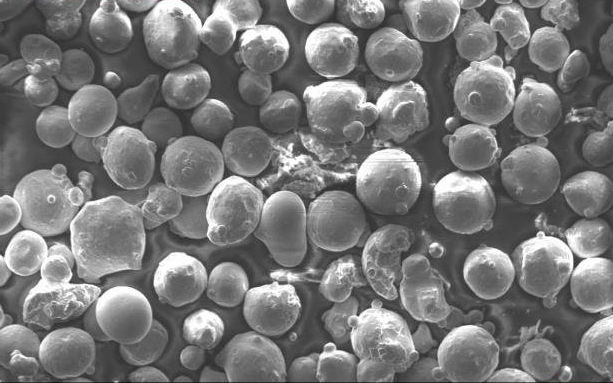
#> input picture powder.png, 613 x 383 px
$ python powder.py
#> lines starting #> are read from the running program, lines starting #| are printed output that depends on the picture; after the words box and inside, x2 and y2 are one past the last pixel; in counts of white or black regions, pixels touching at a corner belong together
import cv2
import numpy as np
import matplotlib.pyplot as plt

def preprocess_image(image_path):
    # Read the image
    #image = cv2.imread(image_path, cv2.IMREAD_GRAYSCALE)
    image = cv2.imread(image_path)
    image = cv2.cvtColor(image, cv2.COLOR_BGR2GRAY)

    if image is None:
        print("Error: Unable to read image")
        return None

    ret, thresh = cv2.threshold(image, 150, 255, cv2.THRESH_BINARY)


    # Apply Gaussian blur to smooth the image
    blurred = cv2.GaussianBlur(image, (25, 25), 1.5)

    # Apply Canny edge detector to find sharp differences
    edges = cv2.Canny(blurred, 100, 250)

    # [6 lines of commented-out code are left out]

    morph = edges

    #morph = cv2.dilate(morph, kernel, iterations=1)

    #morph = thresh

    return morph

def find_circles(image_path):
    # Preprocess the image
    thresh = preprocess_image(image_path)
    if thresh is None:
        return []

    # Find contours
    contours, hierarchy = cv2.findContours(thresh, cv2.RETR_TREE, cv2.CHAIN_APPROX_NONE)

    # Filter out nested contours
    filtered_contours = [cnt for i, cnt in enumerate(contours) if hierarchy[0][i][3] == -1]
    #filtered_contours = contours
    circles = []
    for cnt in filtered_contours:
        cnt = cv2.approxPolyDP(cnt, 0.01* cv2.arcLength(cnt, True), True)
        if len(cnt) >= 10:
            # Compute circularity
            area = cv2.contourArea(cnt)
            perimeter = cv2.arcLength(cnt, True)
            if perimeter == 0:
                continue
            circularity = 4 * np.pi * (area / (perimeter * perimeter))

            if circularity > 0.0 and area >= 10:  # Circularity threshold
            #if area >= 10:
                ellipse = cv2.fitEllipse(cnt)
                circles.append(ellipse)

    return circles, filtered_contours, thresh

def draw_circles(image_path, circles, output_path):
    image = cv2.imread(image_path)
    if image is None:
        print("Error: Unable to read image")
        return

    height, width = image.shape[:2]
    max_axis_size = min(width, height) / 3

    for circle in circles:
        center, axes, angle = circle
        major_axis, minor_axis = max(axes), min(axes)
        # Filter out very small circles that are likely noise and those greater than a third of the image size
        if 20 < major_axis < max_axis_size and 20 < minor_axis < max_axis_size:
            cv2.ellipse(image, circle, (0, 0, 255), 2)  # Draw circle in red

    # Save the output image
    cv2.imwrite(output_path, image)

def calculate_statistics(circles, image_shape):
    height, width = image_shape[:2]
    max_axis_size = min(width, height) / 3

    major_axes = [max(circle[1]) for circle in circles if 20 < max(circle[1]) < max_axis_size and 10 < min(circle[1]) < max_axis_size]
    minor_axes = [min(circle[1]) for circle in circles if 20 < max(circle[1]) < max_axis_size and 10 < min(circle[1]) < max_axis_size]

    mean_major = np.mean(major_axes)
    std_major = np.std(major_axes)
    mean_minor = np.mean(minor_axes)
    std_minor = np.std(minor_axes)

    return mean_major, std_major, mean_minor, std_minor

def main(image_path, output_path):
    circles, filtered_contours, thresh_image = find_circles(image_path)
#> in preprocess_image, image is the input picture: shape (383, 613, 3); mean B, G, R 119.2, 119.2, 119.2
#> in preprocess_image, `ret, thresh = cv2.threshold(image, 150, 255, cv2.THRESH_BINARY)`:
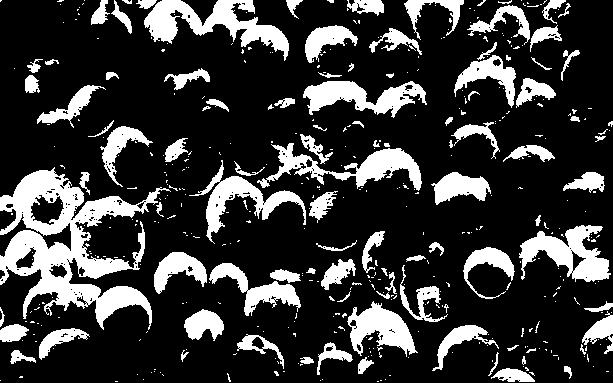
#> thresh: shape (383, 613); 21.9% white; 453 white regions (357 under 20 px), largest, box (x1, y1, x2, y2) and area: (0, 167, 171, 330) 10437, (144, 0, 289, 61) 3392, (257, 143, 422, 191) 2618
#> in preprocess_image, `blurred = cv2.GaussianBlur(image, (25, 25), 1.5)`:
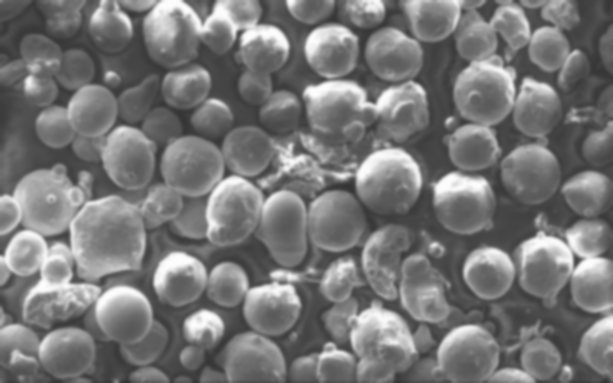
#> blurred: shape (383, 613); min 49, max 254, mean 119.2
#> in preprocess_image, `edges = cv2.Canny(blurred, 100, 250)`:
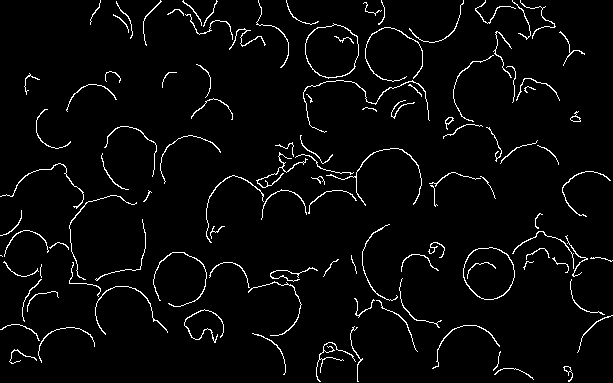
#> edges: shape (383, 613); 3.5% white in thin lines or dots
#> in find_circles, `contours, hierarchy = cv2.findContours(thresh, cv2.RETR_TREE, cv2.CHAI..`: contours = 116 contours, 74 with area under 20; largest, box (x1, y1, x2, y2) and area: (305, 23, 359, 79) 2262, (305, 24, 359, 78) 2222, (463, 247, 515, 300) 2084, (463, 247, 515, 300) 2036, (326, 148, 422, 206) 52
#> in find_circles, `filtered_contours = [cnt for i, cnt in enumerate(contours) if hierarch..`: filtered_contours = 107 contours, 70 with area under 20; largest, box (x1, y1, x2, y2) and area: (305, 23, 359, 79) 2262, (463, 247, 515, 300) 2084, (326, 148, 422, 206) 52, (256, 152, 308, 188) 47, (95, 286, 168, 335) 44
#> the loop in find_circles, `for cnt in filtered_contours:` made 107 passes
#> (area, perimeter, circularity, ellipse) on passes 2, 5, 9, 12, 13, 16, 17, 24, 33, 35, 38: (34.5, 54.5, 0.146, ((567.8, 372.8), (7.44, 16.73), 163.7)), (83.5, 260.6, 0.0154, ((341.1, 381.4), (43.01, 74.44), 160.1)), (46.5, 207, 0.0136, ((467.9, 358.7), (64.63, 69.27), 26.71)), (78, 247.9, 0.016, ((203.6, 325.4), (31.92, 39.2), 104.2)), (26, 140.1, 0.0166, ((417.8, 343.3), (11.84, 113.9), 137.6)), (76.5, 272.3, 0.013, ((128.5, 321), (56.18, 80.87), 141.9)), (48, 233, 0.0111, ((270.4, 308.4), (54.2, 63.18), 66.3)), (21.5, 123.3, 0.0178, ((85.21, 278.9), (28.73, 53.67), 12.35)), (113.5, 313.3, 0.0145, ((179.3, 278.9), (52.99, 55.23), 25.48)), (2053, 162.9, 0.972, ((488.5, 272.5), (51.32, 53.88), 156.6)), (25, 134.8, 0.0173, ((552.4, 252.7), (39.46, 66.32), 119.9))
#> cnt on pass 31: [[0, 255], [1, 255], [2, 256], [1, 255]]
#> after the loop in find_circles, `for cnt in filtered_contours:`: circles = 61 items
#> circles = 61 items
    if not circles:
        print("No circles detected.")
        return

    mean_major, std_major, mean_minor, std_minor = calculate_statistics(circles, thresh_image.shape)
#> in calculate_statistics, `major_axes = [max(circle[1]) for circle in circles if 20 < max(circle[..`: major_axes = 46 values, max 113.9 at index 5, min 23.56 at index 37, mean 56.02
#> in calculate_statistics, `minor_axes = [min(circle[1]) for circle in circles if 20 < max(circle[..`: minor_axes = 46 values, max 67.96 at index 19, min 11.84 at index 5, mean 35.79
#> in calculate_statistics, `mean_major = np.mean(major_axes)`: mean_major = 56.02
#> in calculate_statistics, `std_major = np.std(major_axes)`: std_major = 20.82
#> in calculate_statistics, `mean_minor = np.mean(minor_axes)`: mean_minor = 35.79
#> in calculate_statistics, `std_minor = np.std(minor_axes)`: std_minor = 17.26
#> mean_major = 56.02; std_major = 20.82; mean_minor = 35.79; std_minor = 17.26

    print(f"Mean Major Axis: {mean_major:.2f}, Standard Deviation: {std_major:.2f}")
#| Mean Major Axis: 56.02, Standard Deviation: 20.82
    print(f"Mean Minor Axis: {mean_minor:.2f}, Standard Deviation: {std_minor:.2f}")
#| Mean Minor Axis: 35.79, Standard Deviation: 17.26

    draw_circles(image_path, circles, output_path)
#> the loop in draw_circles, `for circle in circles:` made 61 passes
#> (center, axes, angle, major_axis, minor_axis) on passes 1 to 12: ((515, 383.4), (28.61, 46.25), 111.3, 46.25, 28.61), ((567.8, 372.8), (7.44, 16.73), 163.7, 16.73, 7.44), ((20.16, 357.5), (15.09, 26.83), 101.9, 26.83, 15.09), ((341.1, 381.4), (43.01, 74.44), 160.1, 74.44, 43.01), ((355.7, 348.7), (9.97, 52.26), 175.4, 52.26, 9.97), ((467.9, 358.7), (64.63, 69.27), 26.71, 69.27, 64.63), ((203.6, 325.4), (31.92, 39.2), 104.2, 39.2, 31.92), ((417.8, 343.3), (11.84, 113.9), 137.6, 113.9, 11.84), ((365.2, 295.8), (18.11, 40.9), 19.61, 40.9, 18.11), ((42.63, 302.8), (21.39, 34.72), 63.84, 34.72, 21.39), ((128.5, 321), (56.18, 80.87), 141.9, 80.87, 56.18), ((270.4, 308.4), (54.2, 63.18), 66.3, 63.18, 54.2)
#> after the loop in draw_circles, `for circle in circles:`:
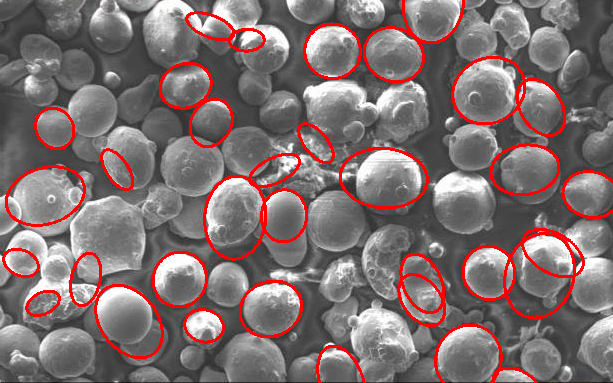
#> image: shape (383, 613, 3); 6.47% of pixels changed, all inside (x1, y1, x2, y2) = (2, 0, 613, 383)

    # Display the binarized image with contours
    plt.imshow(thresh_image, cmap='gray')
    for cnt in filtered_contours:
        plt.plot(cnt[:, 0, 0], cnt[:, 0, 1], color='orange')
#> this loop made 107 passes
    plt.title(f"Mean Major: {mean_major:.2f}, Std: {std_major:.2f}\nMean Minor: {mean_minor:.2f}, Std: {std_minor:.2f}")
    plt.show()
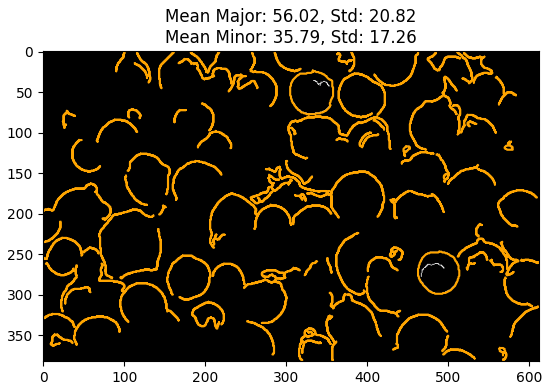
#> figure drawn by matplotlib, 1 panel

image_path = 'powder.png'
output_path = 'output_image.jpg'
main(image_path, output_path)
